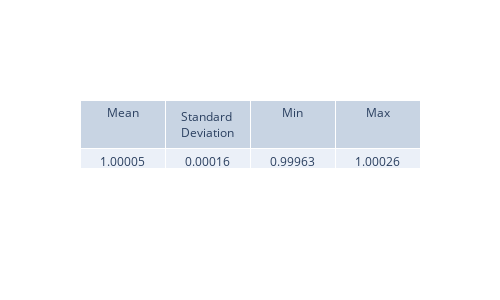

The notebook cell this image was saved under:
### Code cell
from scipy.integrate import simpson

norms = []

for i in range(2000):
    psi_sq_i = psi_real_pinn[:, i] ** 2 + psi_img_pinn[:, i] ** 2
    normalization = simpson(psi_sq_i, x=x_values)
    normalization_monte = np.mean(psi_sq_i) * (x_max - x_min)
    norms.append(normalization)
    
view_metrics(np.array(norms))

fig, ax = plt.subplots(figsize=(8, 5), dpi=200)

ax.plot(t_values, norms, '-', label='Normalization')
ax.axhline(1.0, color='red', linestyle='--', label='Expected = 1')

# 🛠 Disable offset notation and scientific formatting
ax.yaxis.get_major_formatter().set_useOffset(False)

ax.set_xlabel('Time (ps)')
ax.set_ylabel('Normalization')
ax.set_title('Wavefunction Normalization Over Time')
ax.legend()
ax.grid(True)

plt.tight_layout()
plt.show()

### Figure 1 — Plotly figure (JSON) as saved in the notebook; plotly's stock layout.template omitted (floating-point values rounded to 4 significant figures)
{"data": [{"cells": {"values": [["1.00005"], ["0.00016"], ["0.99963"], ["1.00026"]]}, "header": {"values": ["Mean", "Standard Deviation", "Min", "Max"]}, "type": "table"}], "layout": {"height": 300, "width": 500}}
